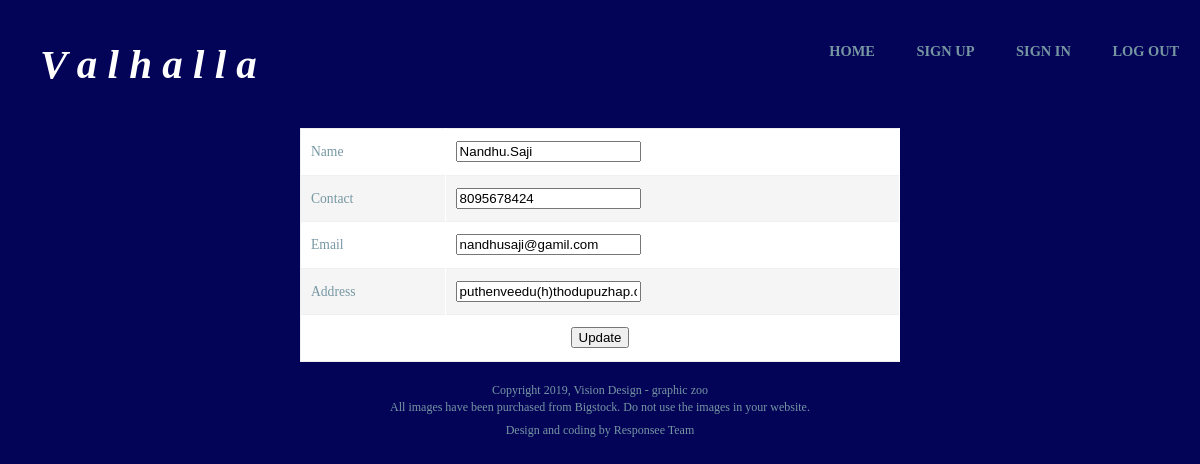
Before: /project/Driver/EditProfile.php (signed in) with the older database file.
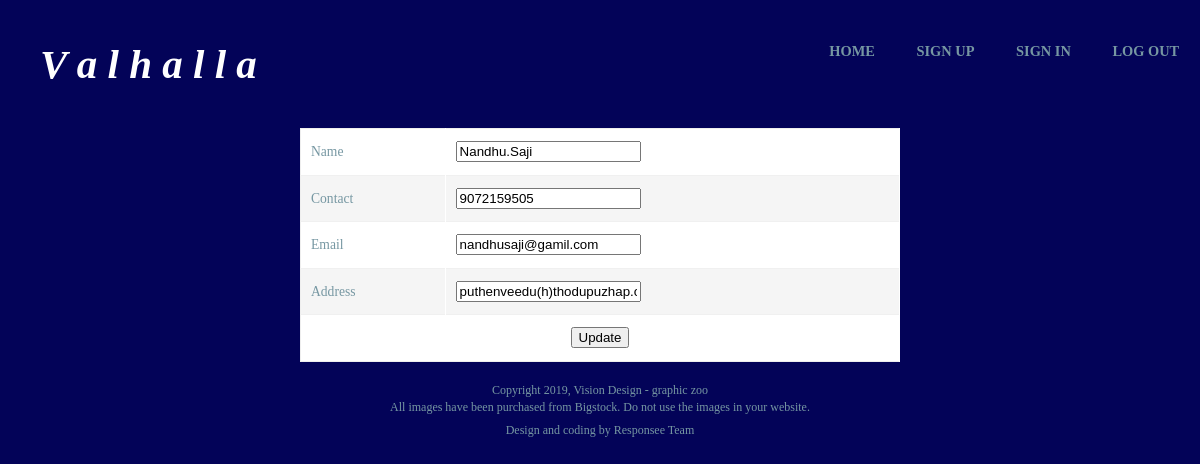
After: the same page with the newer database file.
### tables this page shows
CREATE TABLE `tbl_driver` (
  `driver_id` int(30) NOT NULL,
  `driver_name` varchar(50) NOT NULL,
  `driver_contact` varchar(10) NOT NULL,
  `driver_email` varchar(40) NOT NULL,
  `driver_address` varchar(60) NOT NULL,
  `driver_password` varchar(8) NOT NULL,
  `place_id` int(20) NOT NULL,
  `driver_photo` varchar(500) NOT NULL
);

### project/Driver/EditProfile.php (the view, shortened to what this page needs)
<?php
include("../Assets/Connection/Connection.php");
include("Head.php");
$selqry="select * from tbl_driver where driver_id=".$_SESSION['did'];
$result=$conn->query($selqry);
$row=$result->fetch_assoc();
		?>
<!DOCTYPE html PUBLIC "-//W3C//DTD XHTML 1.0 Transitional//EN" "http://www.w3.org/TR/xhtml1/DTD/xhtml1-transitional.dtd">
<html xmlns="http://www.w3.org/1999/xhtml">
<head>
</head>
<body>
<form id="form1" name="form1" method="post" action="">
  <table width="200" border="1">
    <tr>
      <td>Name</td>
      <td><label for="name_tx"></label>
<input type="text" name="name_tx" value="<?php echo $row['driver_name']?>" /></td>
    </tr>
    <tr>
      <td>Contact</td>
      <td><label for="contact_xt"></label>
<input type="text" name="contact_xt" value="<?php echo $row['driver_contact']?>"  /></td>
    </tr>
    <tr>
      <td>
      Email</td>
      <td><label for="email_xt"></label>
<input type="text" name="email_xt" value="<?php echo $row['driver_email']?>" /></td>
    </tr>
    <tr>
      <td>Address</td>
      <td><label for="address_xt"></label>
<input type="text" name="address_xt" value="<?php echo $row['driver_address']?>" /></td>
    </tr>
    <tr>
      <td colspan="2"><div align="center">
        <input type="submit" name="btn" id="btn" value="Update" />
      </div></td>
    </tr>
  </table>
</form>
</body>
</html>
<?php
include("Foot.php");
?>

Changed rows visible on the page:
changed tbl_driver "Nandhu.Saji": contact_xt "8095678424" → "9072159505"
